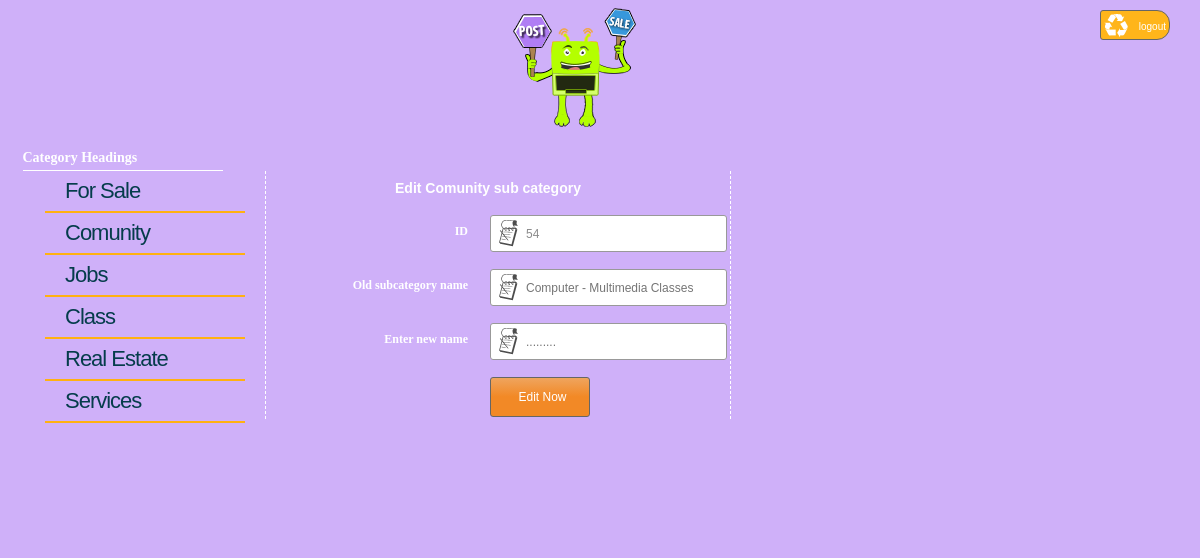
The app's page /_admin/editfr.php?EDITC=54 (signed in) with its own data.
### tables this page shows
CREATE TABLE IF NOT EXISTS `heading` (
  `id` int(10) UNSIGNED NOT NULL AUTO_INCREMENT,
  `title` varchar(45) NOT NULL,
  `visible` tinyint(1) UNSIGNED NOT NULL,
  `extension` varchar(45) NOT NULL,
  PRIMARY KEY (`id`)
);

CREATE TABLE IF NOT EXISTS `sub_heading` (
  `id` int(10) UNSIGNED NOT NULL AUTO_INCREMENT,
  `sub_id` int(10) UNSIGNED NOT NULL,
  `sub_title` varchar(45) NOT NULL,
  `position` int(10) UNSIGNED NOT NULL,
  PRIMARY KEY (`id`,`sub_id`),
  KEY `FK_sub_heading_1` (`sub_id`)
);

### _admin/editfr.php (the view, shortened to what this page needs)
<?php
if(isset($_REQUEST['EDITC']) && $_REQUEST['EDITC']!='')
{
	$editid=$_REQUEST['EDITC'];
	$query="Select * from sub_heading WHERE id='$editid'";
	$insertionquery=mysql_query($query);
	$fetch=mysql_fetch_array($insertionquery);
}
?>
<!DOCTYPE html PUBLIC "-//W3C//DTD XHTML 1.0 Transitional//EN" "http://www.w3.org/TR/xhtml1/DTD/xhtml1-transitional.dtd">
<html xmlns="http://www.w3.org/1999/xhtml">
<head>
<link type="text/css" rel="stylesheet" href="css/admin.css" />
</head>
<body>
<form action="includes/logout.php">
<input name="logout" type="submit" value="logout" class="logout" />
</form>
    <div id="page">
    <div id="image">
<img src="../_images/signin.png" />
</div>
			<?php require_once('includes/menu.php')?>
   	  <div id="table">
		<form id="form" name="form" method="post" action="editfrpros.php">
        	<table>
            	<tr>
                	<td colspan="2" id="tableh2"><b>Edit Comunity sub category</b></td>
            	</tr>
            	<tr>
            	  <td class="text">ID</td>
            	  <td><input name="fr_id" type="text" class="textfeilds" id="fr_id" readonly="readonly" value="<?php echo $editid;?>"/></td>
          	  </tr>
            	<tr>
                	<td width="200" class="text">Old subcategory name</td>
                    <td width="238"><input name="rr_title" type="text" class="textfeilds" id="rr_title" disabled="disabled"  placeholder="<?php echo $fetch['sub_title'];?>"/></td>
            	</tr>
                <tr>
                	<td width="200" class="text">Enter new name</td>
                    <td width="238"><input name="fr_title" type="text" class="textfeilds" id="fr_title" placeholder="........." /></td>
            	</tr>
                	<td class="id1"></td>
                  <td><input type="submit" class="inputbutton" value="Edit Now" />
                      <input name="mm" type="hidden" id="mm" value="editmob" /></td>
            </table>
        </form>
      </div>
    </div>
</body>
</html>

### _admin/includes/menu.php (shortened to what this page needs)
<?php
	$query="Select * from post.heading order by id asc";
	$insertion=mysql_query($query);
?>
<div id="fullmenu">
<h2>Category Headings</h2>
<div id="menu">
      	  <ul>
          <?php $k=1; while($result=mysql_fetch_array($insertion)){?>
        	<li><a href="<?php echo $result['extension'].'.php';?>"> <?php echo $result['title'];?> </a></li>
       	  <?php $k++; }?>
        	</ul>
        </div>
        </div>

### _admin/css/admin.css (style rules this page uses)
* { margin:0px auto; padding:0px; background-color:#CFB0F9; }
#image { height: 150px; background-repeat: no-repeat; margin-left:500px; }
#page { min-height: 530px; overflow:hidden; }
#fullmenu { width:205px; margin-left:20px; }
#fullmenu h2 { margin: 0px auto; width: 200px; font-size: 14px; text-align: left; height: 20px; color: #FFF; font-family: "Comic Sans MS", cursive; border-bottom:#FFF 1px solid; }
.inputbutton { background: #efa45d; background: -moz-linear-gradient(top, #efa45d 1%, #f28926 49%); background: -webkit-gradient(linear, left top, left bottom, color-stop(1%,#efa45d), color-stop(49%,#f28926)); background: -webkit-linear-gradient(top, #efa45d 1%,#f28926 49%); background: -o-linear-gradient(top, #efa45d 1%,#f28926 49%); background: -ms-linear-gradient(top, #efa45d 1%,#f28926 49%); background: linear-gradient(to bottom, #efa45d 1%,#f28926 49%); filter: progid:DXImageTransform.Microsoft.gradient( startColorstr='#efa45d', endColorstr='#f28926',GradientType=0 ); border-radius: 3px; text-align: center; height: 40px; width: 100px; margin-top:10px; padding-left: 5px; font-family: Verdana, Geneva, sans-serif; font-size: 12px; color:#FFF; border: 1px solid #666; }
#table { margin-left: 20px; float: left; border-left-width: 1px; border-left-style: dashed; border-left-color: #FFF; border-right-width: 1px; border-right-style: dashed; border-right-color: #FFF; }
#tableh2 { font-size: 14px; font-family: Verdana, Geneva, sans-serif; line-height: 30px; text-align: center; padding-right: 20px; color: #FFF; font-weight: bold; }
.textfeilds { border-radius: 3px; text-align: left; height: 35px; width: 200px; margin-top:10px; margin-bottom:5px; background: #FFF url(../../_images/posttextfeild.png) no-repeat 3px 3px; padding-left: 35px; font-family: Verdana, Geneva, sans-serif; font-size: 12px; color: #8B8B8B; border: 1px solid #999; }
.text { font-size: 12px; font-family:"Times New Roman"; line-height: 30px; text-align: right; padding-right: 20px; color: #FFF; font-weight: bold; }
.logout { width:70px; height:30px; background: #FFB51A url(../../_images/logout.png) no-repeat 3px 1px; border-radius: 3px 13px 13px 3px; text-align: right; margin-top:10px; border: 1px solid #666; float:right; padding-right:3px; line-height:32px; margin-right:30px; font-family: Verdana, Geneva, sans-serif; font-size: 10px; color:#FFF; text-decoration:none; }

### _admin/includes/menu.php (style rules this page uses)
#menu { float: left; min-height:120px; width: 200px; line-height:30px; padding-left:25px; }
#menu ul li { font-family:Verdana, Geneva, sans-serif; border-bottom:2px solid #FFB111; list-style:none; line-height:40px; text-decoration: none; font-size: 22px; }
#menu ul li a { text-decoration: none; width:auto; height:40px; color:#053C4B; font-weight: lighter; letter-spacing: -1px; padding:5px 20px; }
#fullmenu { width:205px; margin-left:20px; }
#fullmenu h2 { margin: 0px auto; width: 200px; font-size: 14px; text-align: left; height: 20px; color: #FFF; font-family: "Comic Sans MS", cursive; border-bottom:#FFF 1px solid; }

### records on screen
heading: title "For Sale"
heading: title "Comunity"
heading: title "Jobs"
heading: title "Class"
heading: title "Real Estate"
heading: title "Services"
sub_heading: rr_title "Computer - Multimedia Classes"
